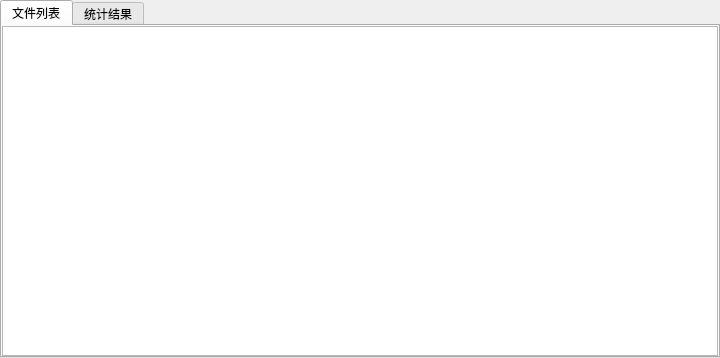
<?xml version="1.0" encoding="UTF-8"?>
<ui version="4.0">
 <class>RightDownWidget</class>
 <widget class="QWidget" name="RightDownWidget">
  <property name="geometry">
   <rect>
    <x>0</x>
    <y>0</y>
    <width>720</width>
    <height>358</height>
   </rect>
  </property>
  <property name="windowTitle">
   <string>Form</string>
  </property>
  <layout class="QVBoxLayout" name="verticalLayout">
   <property name="leftMargin">
    <number>0</number>
   </property>
   <property name="topMargin">
    <number>0</number>
   </property>
   <property name="rightMargin">
    <number>0</number>
   </property>
   <property name="bottomMargin">
    <number>0</number>
   </property>
   <item>
    <widget class="QTabWidget" name="tabWidget">
     <property name="currentIndex">
      <number>0</number>
     </property>
     <widget class="QWidget" name="tab">
      <attribute name="title">
       <string>文件列表</string>
      </attribute>
      <layout class="QVBoxLayout" name="verticalLayout_3">
       <property name="leftMargin">
        <number>0</number>
       </property>
       <property name="topMargin">
        <number>0</number>
       </property>
       <property name="rightMargin">
        <number>0</number>
       </property>
       <property name="bottomMargin">
        <number>0</number>
       </property>
       <item>
        <widget class="QTableWidget" name="tableWidget"/>
       </item>
      </layout>
     </widget>
     <widget class="QWidget" name="tab_2">
      <attribute name="title">
       <string>统计结果</string>
      </attribute>
      <layout class="QVBoxLayout" name="verticalLayout_2">
       <property name="leftMargin">
        <number>0</number>
       </property>
       <property name="topMargin">
        <number>0</number>
       </property>
       <property name="rightMargin">
        <number>0</number>
       </property>
       <property name="bottomMargin">
        <number>0</number>
       </property>
       <item>
        <widget class="QTableWidget" name="tableWidget_2"/>
       </item>
      </layout>
     </widget>
    </widget>
   </item>
  </layout>
  <action name="action_1">
   <property name="text">
    <string>窗口1</string>
   </property>
  </action>
  <action name="action_2">
   <property name="text">
    <string>窗口2</string>
   </property>
  </action>
  <action name="action_3">
   <property name="text">
    <string>窗口3</string>
   </property>
  </action>
 </widget>
 <resources/>
 <connections/>
</ui>
